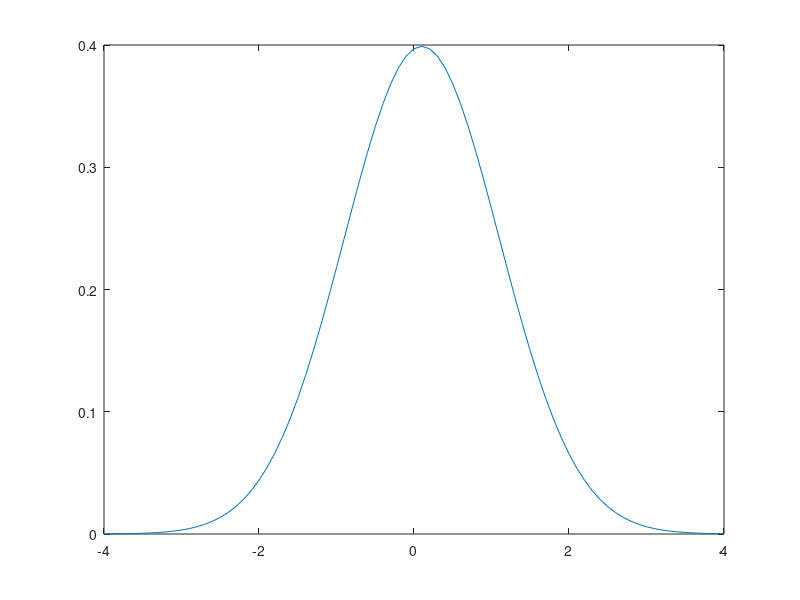

Here is the MATLAB script that generated this plot:
%This simple octave program creates a plot of the normal probability distribution
%where the 0 is the mean and 1 is the variance of the normal probability distribution.
%As I'm replacing my matlab scripts for octave scripts.

x=[-4:0.1:4];
plot(x,normpdf(x,0.1));
print -dpng "-S400, 400" normal.png

